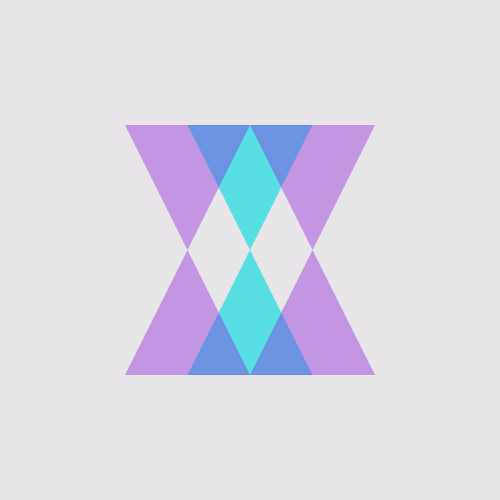
Frame 1 (no input)
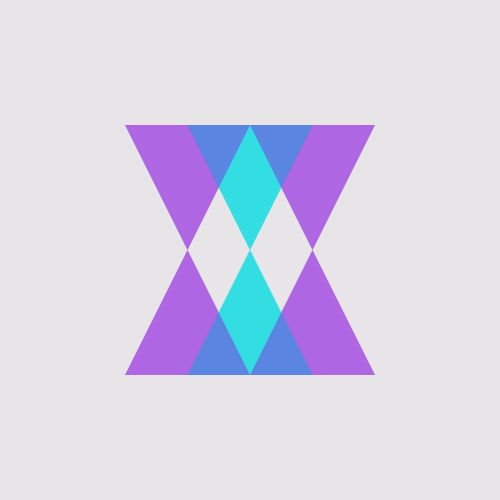
Frame 2 (the mouse pressed at the canvas centre, redrawn once)

The Processing sketch that drew these frames (run headless with seeded random() and noise(); the mouse was pressed at the canvas centre and the sketch redrawn once):

// Processing sketch: processing_85647
// ── processing_85647.pde

void setup ()
{
 
 size(500,500);
background(#E7E5E8);
noLoop();
  
}

void draw ()

{
noStroke();



fill(39,222,227,190);
triangle(187.5,125,250,250,312.5,125);
triangle(187.5,375,250,250,312.5,375);

fill(140,27,222,100);
triangle(250,125,312.5,250,375,125);
triangle(125,125,187.5,250,250,125);
triangle(125,375,187.5,250,250,375);
triangle(250,375,312.5,250,375,375);



 
  
}
